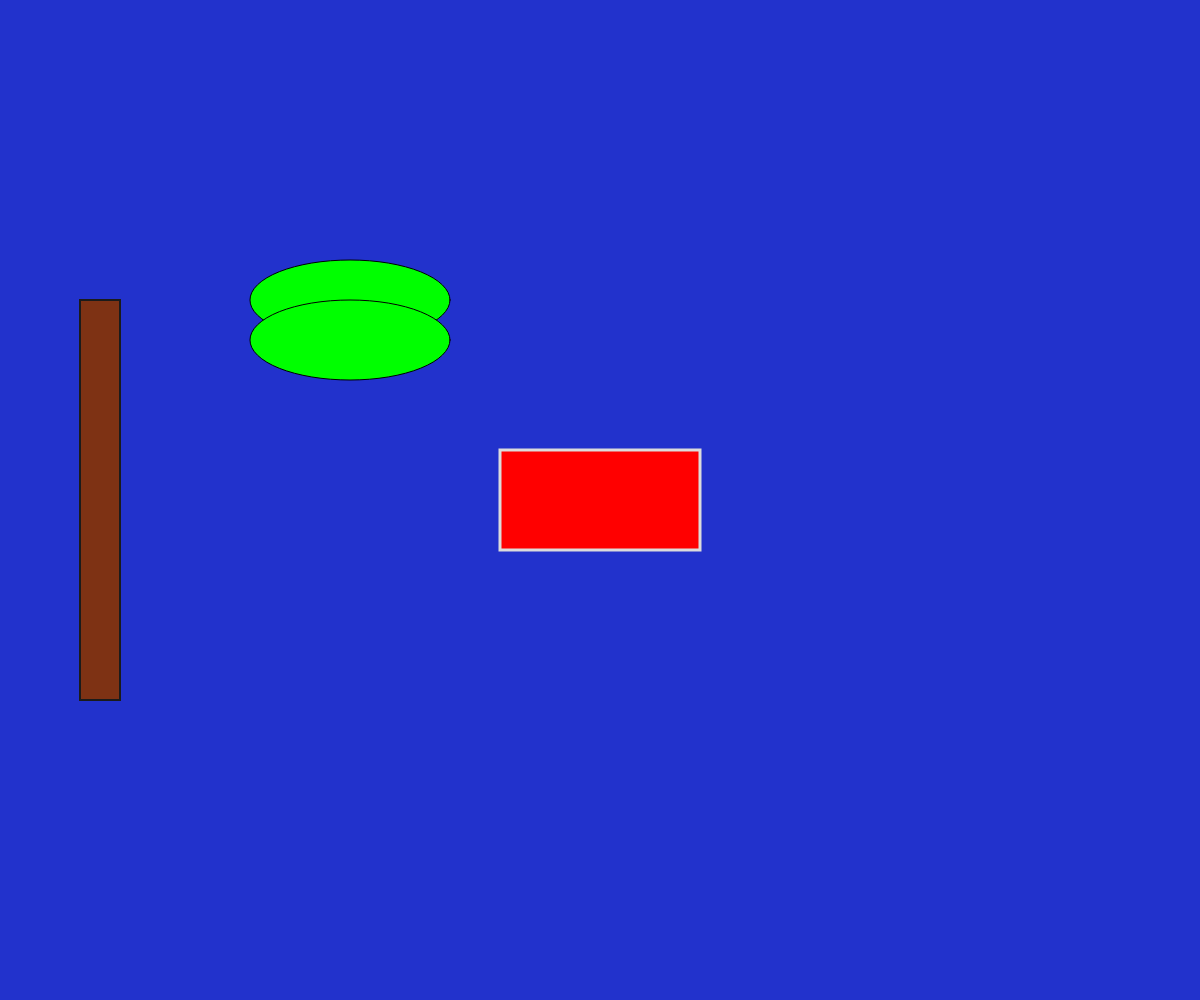
Frame 1 (no input)
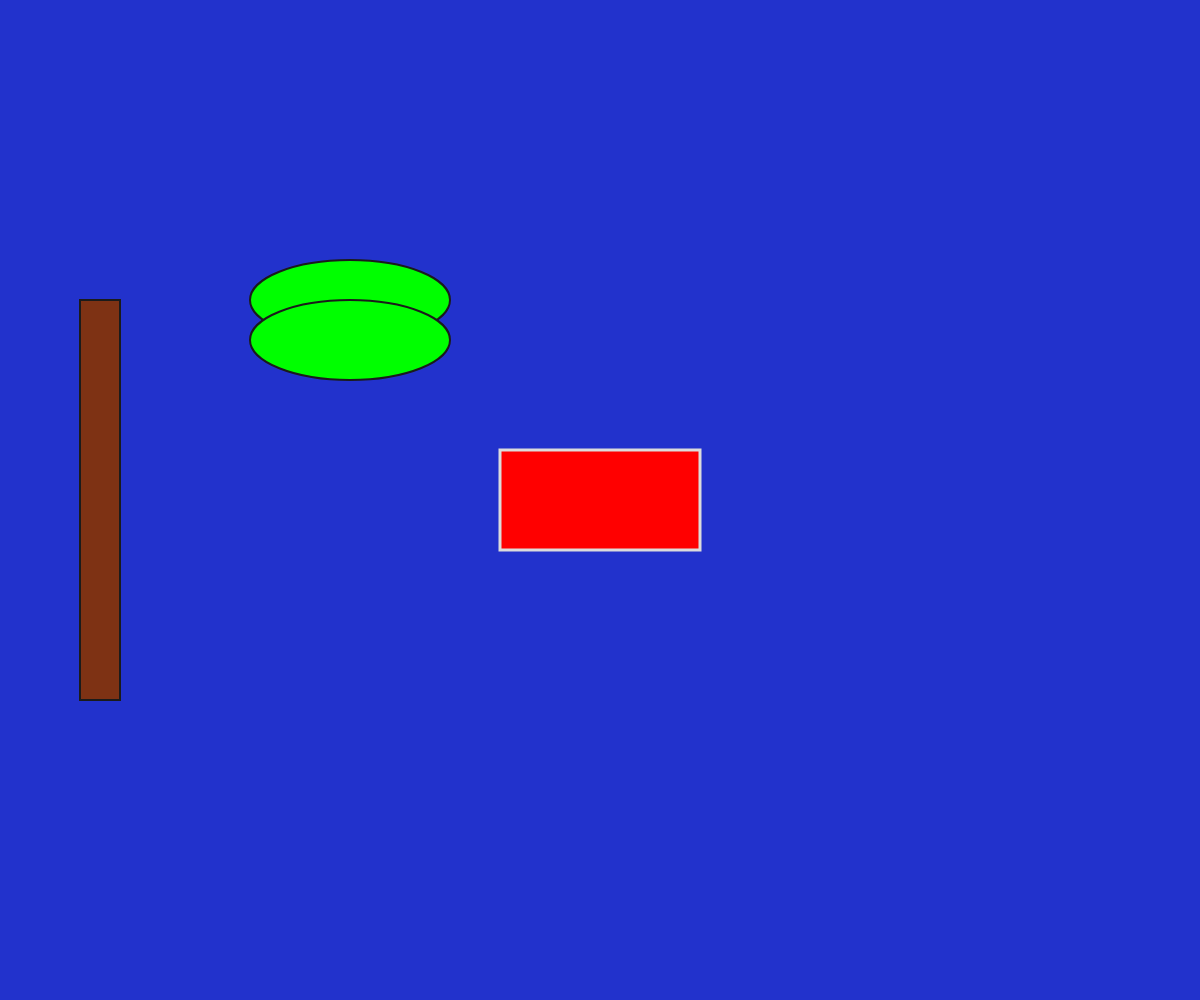
Frame 60 (no input)
Frame 120 (the mouse pressed at the canvas centre since frame 60): identical to frame 60, image omitted

The p5.js sketch that drew these frames (run headless with seeded random() and noise() and a simulated clock; from frame 60 on, the mouse is pressed at the canvas centre):

// p5.js sketch
// ── sketch.js
/***********************************************************************************
  SimpleShapes
  by Scott Kildall

  Sketch for drawing some very simple shapes

***********************************************************************************/

// Global Variables
var ellipseXPos = 0;
var ellipseYPos = 300;
var ellipseDist = 40;

// Setup code goes here
function setup() {
  createCanvas(windowWidth, windowHeight);
  console.log("Starting up Simple Shapes");
  rectMode(CENTER);
  ellipseMode(CENTER);

  console.log("Width = " + width);
  console.log("Height = " + height);

  // set ellipse X pos
  ellipseXPos = width/2 - 250;
 }

// Draw code goes here
function draw() {
  background(34,50,204);

  drawCircle();
  drawEllipses();
  drawRects();
}

function drawCircle() {
  fill(0,102,255);
  circle(width/2,height/2,20);
}

function drawEllipses() {
  // Ellipse #1
  fill(0,255,0);
  ellipse(ellipseXPos,ellipseYPos,200,80);

  // Ellipse #2
  fill(0,255,0);
  ellipse(ellipseXPos,ellipseYPos+ellipseDist,200,80);
}

function drawRects() {
 // Center Rectangle
  fill(255,0,0);
  stroke(220);
  strokeWeight(3);
  rect( width/2,height/2,200,100);

  // Tall Rect
  fill(126,50,20);
  stroke(27);
  strokeWeight(2);
  rect( 100,height/2,40,400);
 }
